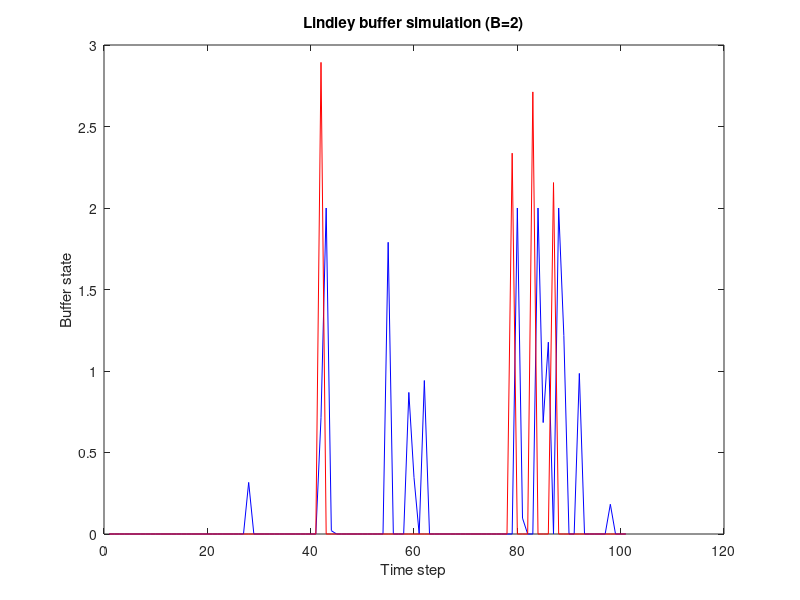

The MATLAB script that drew this image:
% Parametre
c = 2; % kapacita
velkost_buffra = 2; 
T = 100; % čas
priemerPrichodov = 1;

a = exprnd(priemerPrichodov, [1, T]); % prichadzajuce pakety
pr = mean(a);
% Initialize the buffer
q = zeros(1, T+1);
q(1) = 0;
vyhodene = zeros(1,T+1);

% Simulacia buffra
for t = 1:T
    % buffer
    q(t+1) = min(max(q(t) + a(t) - c, 0), velkost_buffra);

    % zahodene pakety
    je_viac = max(q(t) + a(t) - c, 0);
    if je_viac > velkost_buffra
        vyhodene(t) = max(q(t) + a(t) - c, 0);
    end
end


plot(q,'b');
hold on
plot(vyhodene,'r');
hold off
xlabel('Time step');
ylabel('Buffer state');
title(sprintf('Lindley buffer simulation (B=%d)', velkost_buffra));